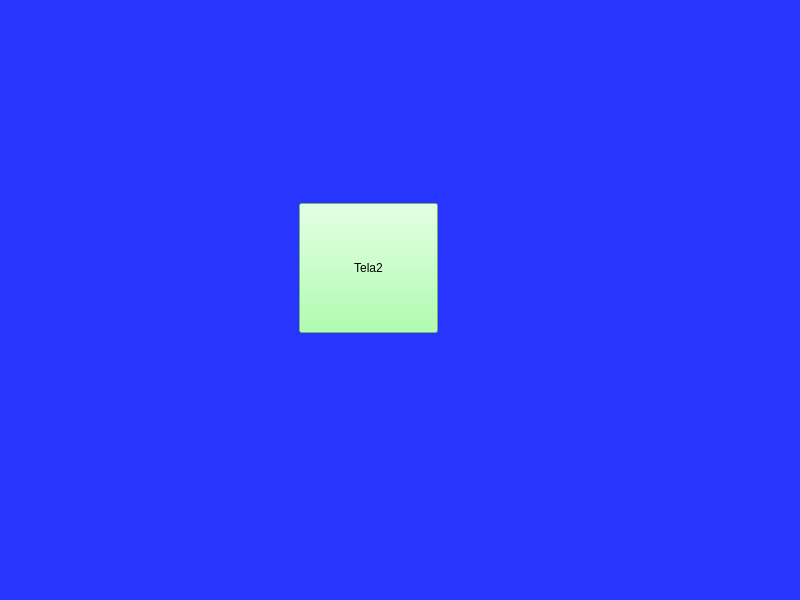
<?xml version="1.0" encoding="UTF-8"?>
<ui version="4.0">
 <class>MainWindow</class>
 <widget class="QMainWindow" name="MainWindow">
  <property name="geometry">
   <rect>
    <x>0</x>
    <y>0</y>
    <width>800</width>
    <height>600</height>
   </rect>
  </property>
  <property name="windowTitle">
   <string>MainWindow</string>
  </property>
  <property name="styleSheet">
   <string notr="true">background-color: rgb(39, 53, 255);</string>
  </property>
  <widget class="QWidget" name="centralwidget">
   <widget class="QPushButton" name="okBtn">
    <property name="geometry">
     <rect>
      <x>299</x>
      <y>203</y>
      <width>139</width>
      <height>130</height>
     </rect>
    </property>
    <property name="styleSheet">
     <string notr="true">background-color: rgb(151, 255, 151);</string>
    </property>
    <property name="text">
     <string>Tela2</string>
    </property>
   </widget>
  </widget>
  <widget class="QMenuBar" name="menubar">
   <property name="geometry">
    <rect>
     <x>0</x>
     <y>0</y>
     <width>800</width>
     <height>21</height>
    </rect>
   </property>
  </widget>
  <widget class="QStatusBar" name="statusbar"/>
 </widget>
 <resources/>
 <connections/>
</ui>
